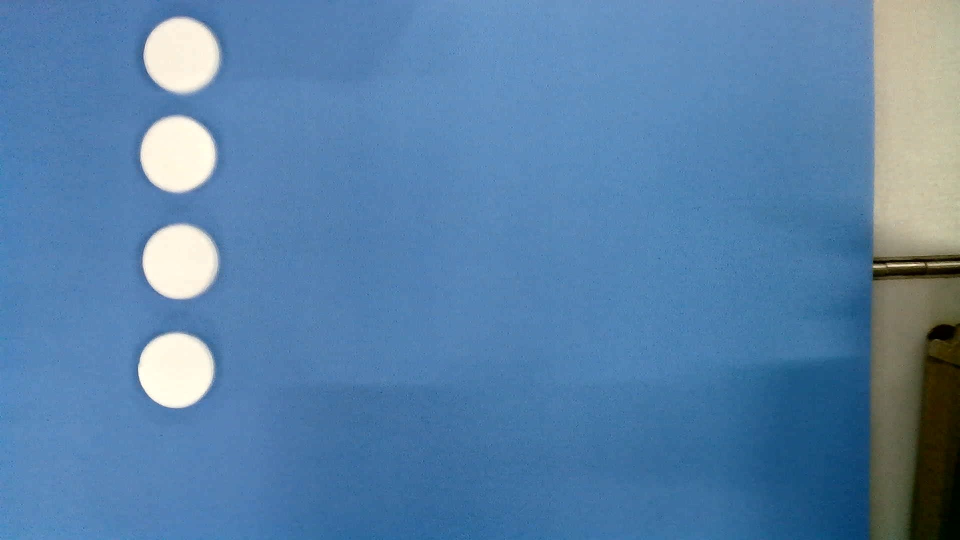
#> input picture test/photos/WIN_20250325_22_22_38_Pro.jpg, 1920 x 1080 px, given in place of the camera (shown at 1/2 size)
$ python find_hsv.py
#> lines starting #> are read from the running program, lines starting #| are printed output that depends on the picture; after the words box and inside, x2 and y2 are one past the last pixel; in counts of white or black regions, pixels touching at a corner belong together
import cv2
import numpy as np
def empty(x):
    print(x)


#创建一个命名窗口
cv2.namedWindow('trackbar',cv2.WINDOW_AUTOSIZE)
#创建色调滑动条，控制最小色调值
cv2.createTrackbar('hue-min','trackbar',0,180,empty)
#> slider 'hue-min' is set to 36
#创建色调滑动条，控制最大色调值
cv2.createTrackbar('hue-max','trackbar',180,180,empty)
#创建饱和度滑动条，控制最小值
cv2.createTrackbar('sat-min','trackbar',0,255,empty)
#> slider 'sat-min' is set to 51
#创建饱和度滑动条，控制最大值
cv2.createTrackbar('sat-max','trackbar',255,255,empty)
#创建亮度滑动条，控制最小亮度
cv2.createTrackbar('val-min','trackbar',0,255,empty)
#> slider 'val-min' is set to 51
#创建亮度滑动条，控制最大亮度\
cv2.createTrackbar('val-max','trackbar',255,255,empty)
cap = cv2.VideoCapture(0)
if not cap.isOpened():
    print("无法打开摄像头")
    exit()
while True:
    # 读取一帧视频
    ret, frame = cap.read()
#> frame is the input picture: shape (1080, 1920, 3); mean B, G, R 168.2, 129, 88.3
    cv2.resize(frame, (720, 480))
        # 检查是否成功读取帧
    if not ret:
        print("无法获取帧，退出...")
        break
    try:
        h_min = cv2.getTrackbarPos('hue-min','trackbar')
        h_max = cv2.getTrackbarPos('hue-max','trackbar')
        s_min = cv2.getTrackbarPos('sat-min','trackbar')
        s_max = cv2.getTrackbarPos('sat-max','trackbar')
        val_min = cv2.getTrackbarPos('val-min','trackbar')
        val_max = cv2.getTrackbarPos('val-max','trackbar')

        lower = np.array([h_min,s_min,val_min])
        upper = np.array([h_max,s_max,val_max])
        hsv = cv2.cvtColor(frame,cv2.COLOR_BGR2HSV)
#> hsv: shape (1080, 1920, 3); mean H, S, V 95.4, 133.1, 171.6
        mask = cv2.inRange(hsv,lower,upper)
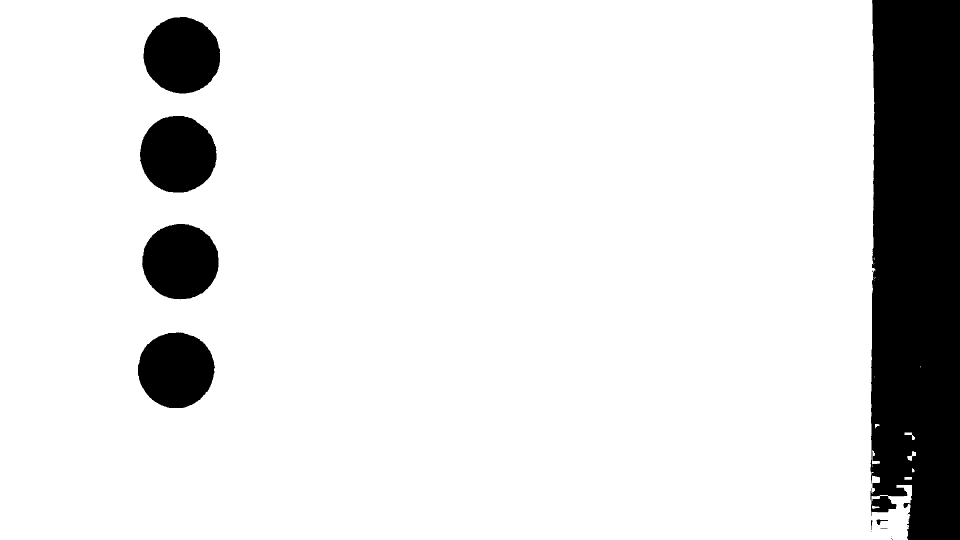
#> mask: shape (1080, 1920) (shown at 1/2 size); 87.7% white; 12 black regions (5 under 20 px), largest, box (x1, y1, x2, y2) and area: (1741, 0, 1920, 1080) 182371, (280, 232, 433, 385) 18425, (287, 34, 440, 187) 18322

        result = cv2.bitwise_and(frame,frame,mask=mask)
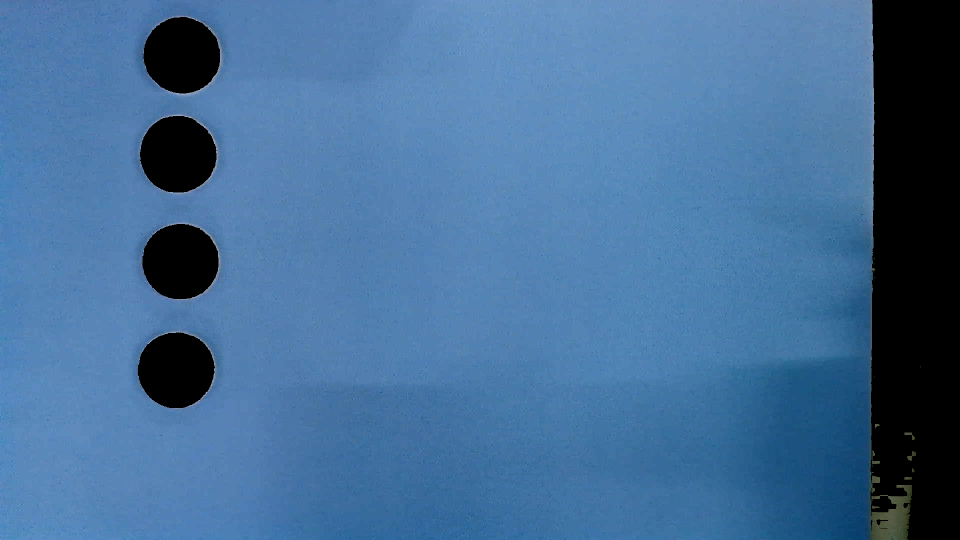
#> result: shape (1080, 1920, 3) (shown at 1/2 size); mean B, G, R 151.5, 109.7, 68.4
        cv2.imshow('mask',mask)
        cv2.imshow('trackbar',result)


    except Exception as e:
                # 捕获异常并打印错误信息
                print(f"发生错误: {e}")
                # 继续循环
                continue
        # 按 'q' 键退出循环
    if cv2.waitKey(1) & 0xFF == ord('q'):

#> (key q is pressed here)
        break

# 释放摄像头并关闭所有窗口
cap.release()
cv2.destroyAllWindows()

$ run again, on test/photos/WIN_20250326_15_18_14_Pro.jpg
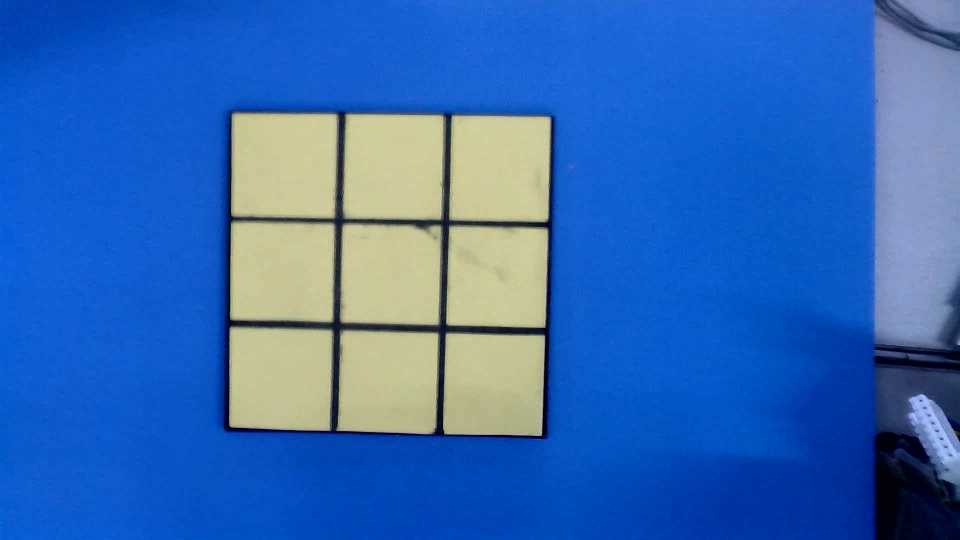
#> input picture test/photos/WIN_20250326_15_18_14_Pro.jpg, 1920 x 1080 px, given in place of the camera (shown at 1/2 size)
#> frame is the input picture: shape (1080, 1920, 3); mean B, G, R 181.8, 105.8, 52.1
#> hsv: shape (1080, 1920, 3); mean H, S, V 94.2, 195.5, 190.3
#> `mask = cv2.inRange(hsv,lower,upper)`:
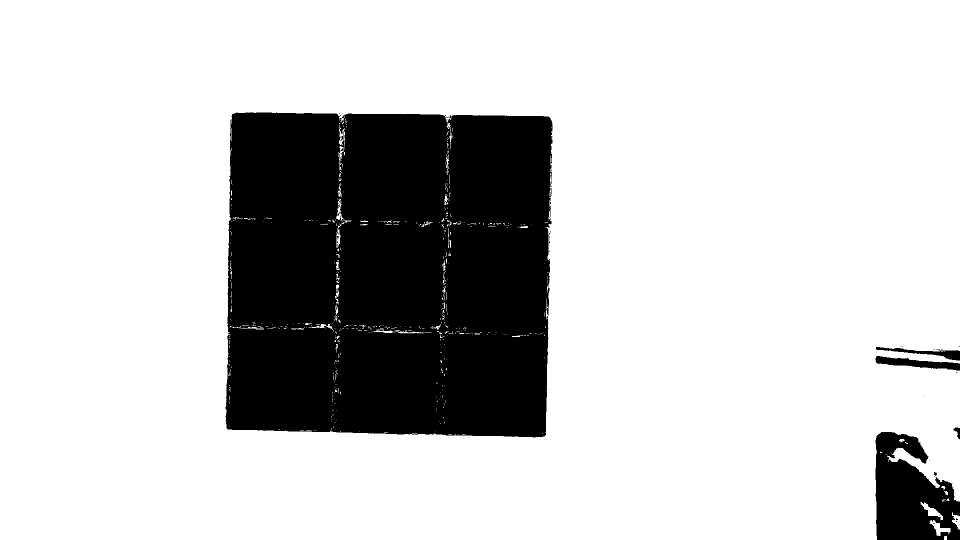
#> mask: shape (1080, 1920) (shown at 1/2 size); 79.1% white; 49 black regions (42 under 20 px), largest, box (x1, y1, x2, y2) and area: (451, 225, 1105, 875) 403467, (1751, 864, 1920, 1080) 25050, (1751, 712, 1920, 741) 2313
#> `result = cv2.bitwise_and(frame,frame,mask=mask)`:
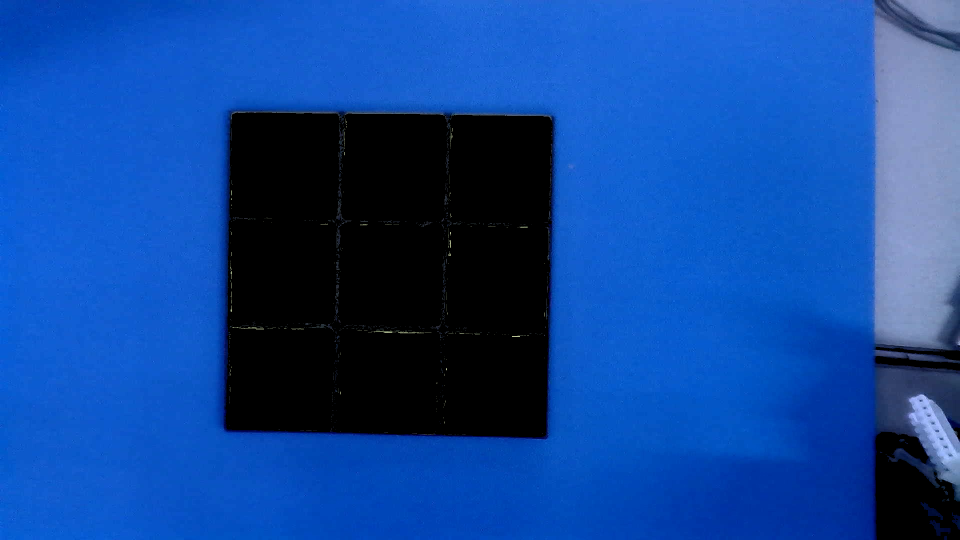
#> result: shape (1080, 1920, 3) (shown at 1/2 size); mean B, G, R 154.2, 70.6, 16.7
